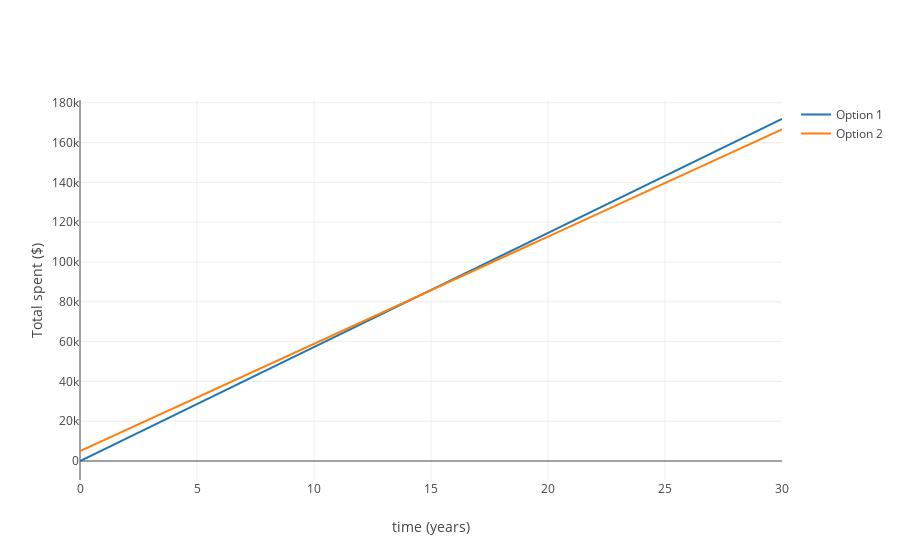

This figure's notebook cell:
### Markdown cell above
## A demonstrative example
<p>"Paying points" is common option offered by mortgage lenders, in which you pay an upfront cost in order to lower your interest rate.  Say your mortgage lender offers you the following options on a
<span style="color:#080">
$l = \$100{,}000$</span>,
<span style="color:#080">
$t = 30\,\text{years}$
</span>
loan:</p>
<table>
    <tr align="center">
        <th>    &nbsp;                                </th>
        <th>    Upfront fee $$f$$                     </th>
        <th>    Mortgage interest rate $$i_\text{m}$$ </th>
        <th>    Monthly payment $$p$$                 </th>
    </tr>
    <tr>
        <td><i> Option 1                          </i></td>
        <td>    $\$0$                                 </td>
        <td>    $4.0\%$                               </td>
        <td>    $\$477.42$                            </td>
    </tr>
    <tr>
        <td><i> Option 2                          </i></td>
        <td>    $\$4{,}000$                           </td>
        <td>    $3.5\%$                               </td>
        <td>    $\$449.04$                            </td>
    </tr>
</table>
<p>where the monthly payment <span style="color:#080">$p$</span> is calculated from the standard payment formula:
</p>
<p style="color:#080">
$$p = l\frac{nc_\text{m}(1+c_\text{m})}{n(1 + c_\text{m})-1}$$
</p><p>
with 
</p><p style="color:#080">
$$
\begin{eqnarray}
n & \equiv & 30\,\text{years} \times 12\,\text{payments}/\text{year} = 360\,\text{payments} \\
c_\text{m} & \equiv & \frac{i_\text{m}}{12\,\text{payments}/\text{year}}
\end{eqnarray}
$$
</p><p>
and the total nominal cost is calculated by summing up all the payments plus any upfront costs:
</p><p style="color:#080">$$
\text{Total cost} = f + \sum_{n=0}^{360} p
$$</p>

### The nominal long-term cost of each option

<p>
With <i>Option 1</i> costing \$0 upfront with monthly payments of \$477.42 and <i>Option 2</i> costing \$4,000 upfront with monthly payments of \$449.04 (which would be referred to as paying for two "discount points" on your mortgage rate) it is easy to calculate the total nominal cost of each loan: 
</p>
<p style="color:#080"> $$
\begin{eqnarray}
\text{Option 1 total cost} & = & \$0     &+& \$477.42 \times 360 & = & \$171{,}870 \\
\text{Option 2 total cost} & = & \$4{,}000 &+& \$449.04 \times 360 & = & \$165{,}656
\end{eqnarray}
$$ </p>
Visually, we can plot the total amount you would pay for each loan as a function of time:

### Code cell
import plotly.offline as py; import plotly.graph_objs as go; import numpy as np
py.init_notebook_mode(connected=True)
r1 = 0.04/12.; r2 = 0.035/12.; time = np.linspace(0,30,361)
option1 = [100000*(r1*(1+r1)**360)/((1+r1)**360 - 1)*x for x in range(0,361)]
option2 = [5000 + 100000*(r2*(1+r2)**360)/((1+r2)**360 - 1)*x for x in range(0,361)]
data = [go.Scatter(x = time, y = option1, name = 'Option 1'),
        go.Scatter(x = time, y = option2, name = 'Option 2')]
layout = go.Layout(xaxis = {'title':'time (years)'}, yaxis = {'title':'Total spent ($)'})
fig = go.Figure(data=data,layout=layout); py.iplot(fig)

### Figure 1 — Plotly figure (JSON) as saved in the notebook; plotly's stock layout.template omitted (floating-point values rounded to 4 significant figures; data arrays with more than 128 entries replaced by an {"elided": "..."} marker saying what was removed)
{"data": [{"name": "Option 1", "type": "scatter", "uid": "696d5712-f4df-11e8-80f4-b50f64cbfc56", "x": {"elided": "361 float values"}, "y": {"elided": "361 float values"}}, {"name": "Option 2", "type": "scatter", "uid": "696d5713-f4df-11e8-bd65-b50f64cbfc56", "x": {"elided": "361 float values"}, "y": {"elided": "361 float values"}}], "layout": {"xaxis": {"title": "time (years)"}, "yaxis": {"title": "Total spent ($)"}}}
